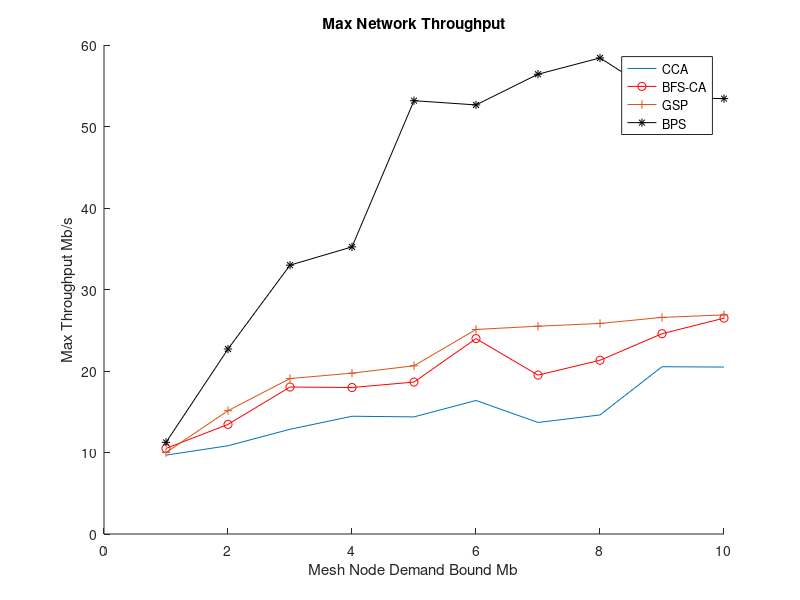

Write MATLAB code to recreate this figure.
penca=[11.2434   22.6991   32.9882   35.2290   53.1671   52.6482   56.4156 58.4144   53.5585   53.4234];
cca=[9.6763   10.8278   12.8485   14.4480   14.3703   16.3846   13.6864 14.6072   20.5234   20.4835];
bfsca=[10.5010   13.4492   18.0324   17.9729   18.6406   23.9752   19.4957 21.3176   24.5764   26.4835];
gsp=[9.9906   15.1331   19.0725   19.7360   20.6406   25.0988   25.4957 25.8361   26.5764   26.8835];

figure
hold on
plot(cca)
plot(bfsca,'ro-')
plot(gsp,'+-')

plot(penca,'k*-')

title('Max Network Throughput')
legend('CCA','BFS-CA','GSP','BPS')
xlabel('Mesh Node Demand Bound Mb')
ylabel('Max Throughput Mb/s')